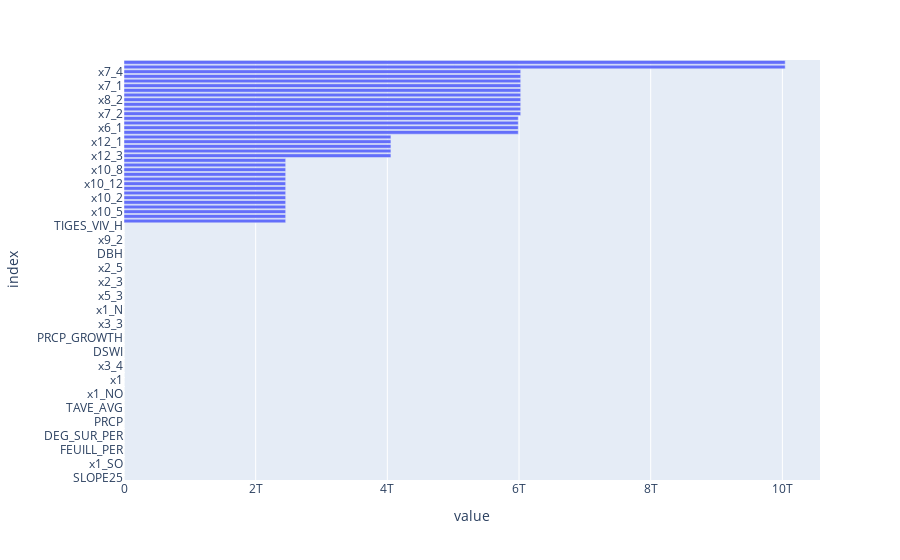

The notebook cell saved with this chart:
### Code cell
# Plot coefficients
fig = px.bar(feature_importance, orientation = 'h')
fig.update_layout(showlegend = False, 
                  margin = {'l': 120} # to avoid cropping of column names
                 )
fig.show()

### Figure 1 — Plotly figure (JSON) as saved in the notebook; plotly's stock layout.template omitted (floating-point values rounded to 4 significant figures)
{"data": [{"alignmentgroup": "True", "hovertemplate": "variable=coefficients<br>value=%{x}<br>index=%{y}<extra></extra>", "legendgroup": "coefficients", "marker": {"color": "#636efa", "pattern": {"shape": ""}}, "name": "coefficients", "offsetgroup": "coefficients", "orientation": "h", "showlegend": true, "textposition": "auto", "type": "bar", "x": [0.004588, 0.03106, 0.04009, 0.04602, 0.06139, 0.08138, 0.08657, 0.08823, 0.1081, 0.11, 0.1318, 0.1758, 0.196, 0.2533, 0.2685, 0.3232, 0.3858, 0.437, 0.4387, 0.4602, 0.4643, 0.4736, 0.4976, 0.5524, 0.5833, 0.5876, 0.5905, 0.6229, 0.6906, 0.7963, 0.8579, 0.8769, 0.8978, 1.01, 1.079, 1.143, 1.147, 1.151, 1.244, 1.284, 1.419, 1.778, 1.975, 1.988, 1.989, 2.179, 2.228, 3.118, 3.245, 4.161, 4.338, 5.082, 7.268, 11.82, 12.56, 2456000000000.0, 2456000000000.0, 2456000000000.0, 2456000000000.0, 2456000000000.0, 2456000000000.0, 2456000000000.0, 2456000000000.0, 2456000000000.0, 2456000000000.0, 2456000000000.0, 2456000000000.0, 2456000000000.0, 2456000000000.0, 4054000000000.0, 4054000000000.0, 4054000000000.0, 4054000000000.0, 4054000000000.0, 5989000000000.0, 5989000000000.0, 5989000000000.0, 5989000000000.0, 6025000000000.0, 6025000000000.0, 6025000000000.0, 6025000000000.0, 6025000000000.0, 6025000000000.0, 6025000000000.0, 6025000000000.0, 6025000000000.0, 6025000000000.0, 10040000000000.0, 10040000000000.0], "xaxis": "x", "y": ["SLOPE25", "DIV_STR_PPL", "NDVI", "x1_SO", "TAVE", "NDMI", "FEUILL_PER", "CONIF_PER", "AGE_PPL", "DEG_SUR_PER", "x2", "x3", "PRCP", "AGE_ARBRE", "EVI", "TAVE_AVG", "x2_1", "x0", "x1_NO", "x1_SE", "TAVE_GROWTH", "x1", "x5_2", "AI", "x3_4", "x3_2", "NDWI", "DSWI", "x1_S", "x1_O", "PRCP_GROWTH", "PRCP_G_S", "x5_1", "x3_3", "x2_2", "ALT", "x1_N", "x3_5", "PRCP_SUM", "x5_3", "x1_NE", "x4_2", "x2_3", "x9_1", "x2_4", "x2_5", "PRCP_S_S", "x9_3", "DBH", "H_D", "HAUTEUR_ARBRE", "x9_2", "x0_LFI2", "DDOM", "TIGES_VIV_H", "x11_2", "x11_1", "x10_5", "x10_3", "x10_6", "x10_2", "x10_4", "x10_1", "x10_12", "x10_7", "x10_10", "x10_8", "x10_9", "x10_11", "x12_3", "x12_4", "x12_5", "x12_1", "x12_2", "x6_4", "x6_1", "x6_3", "x6_2", "x7_2", "x8_1", "x8_4", "x8_2", "x8_3", "x7_6", "x7_1", "x7_3", "x7_5", "x7_4", "x0_LFI4", "x0_LFI3"], "yaxis": "y"}], "layout": {"barmode": "relative", "legend": {"title": {"text": "variable"}, "tracegroupgap": 0}, "margin": {"l": 120, "t": 60}, "showlegend": false, "xaxis": {"anchor": "y", "domain": [0, 1], "title": {"text": "value"}}, "yaxis": {"anchor": "x", "domain": [0, 1], "title": {"text": "index"}}}}
